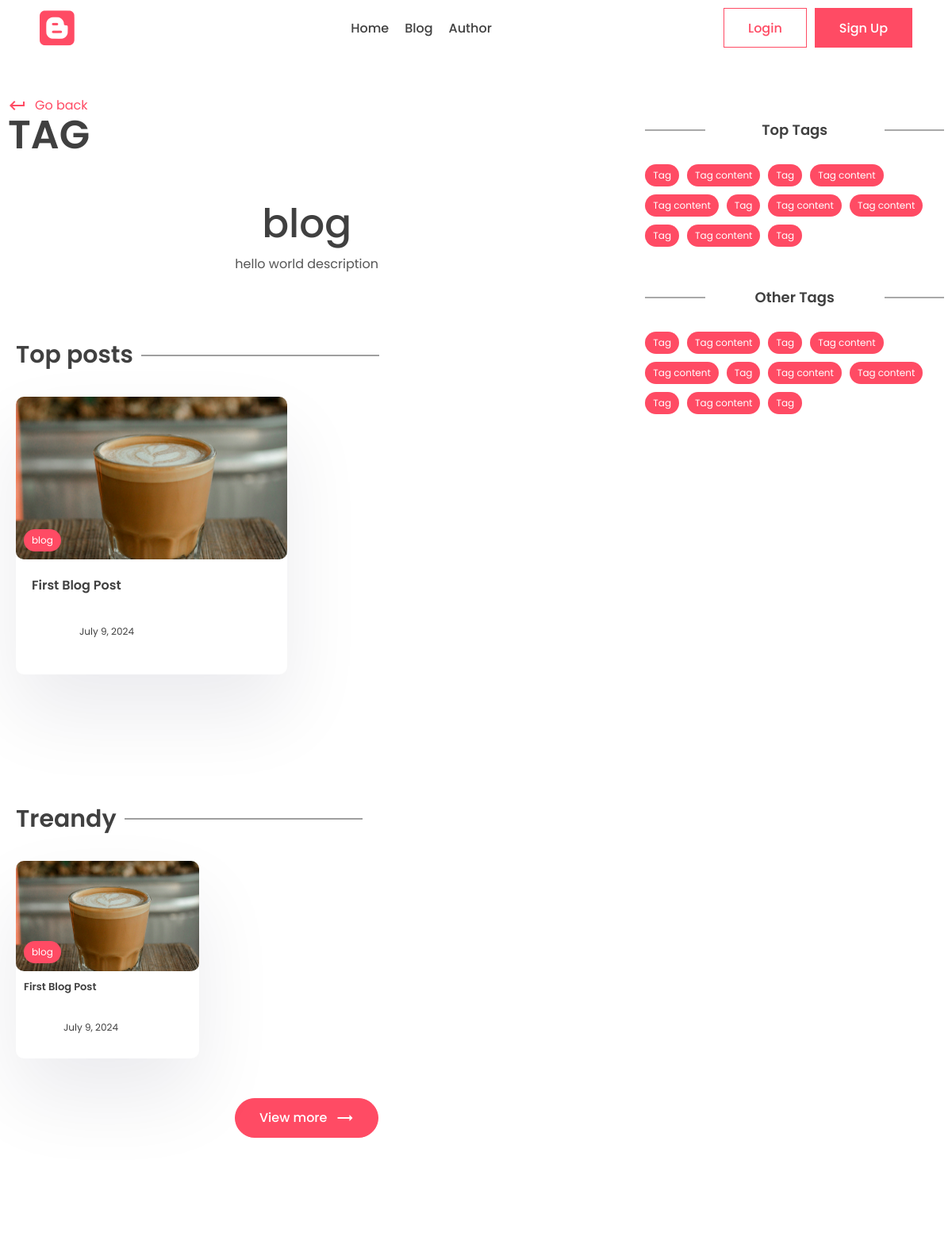
Page /tags/blog (upper part) on the earlier database version.
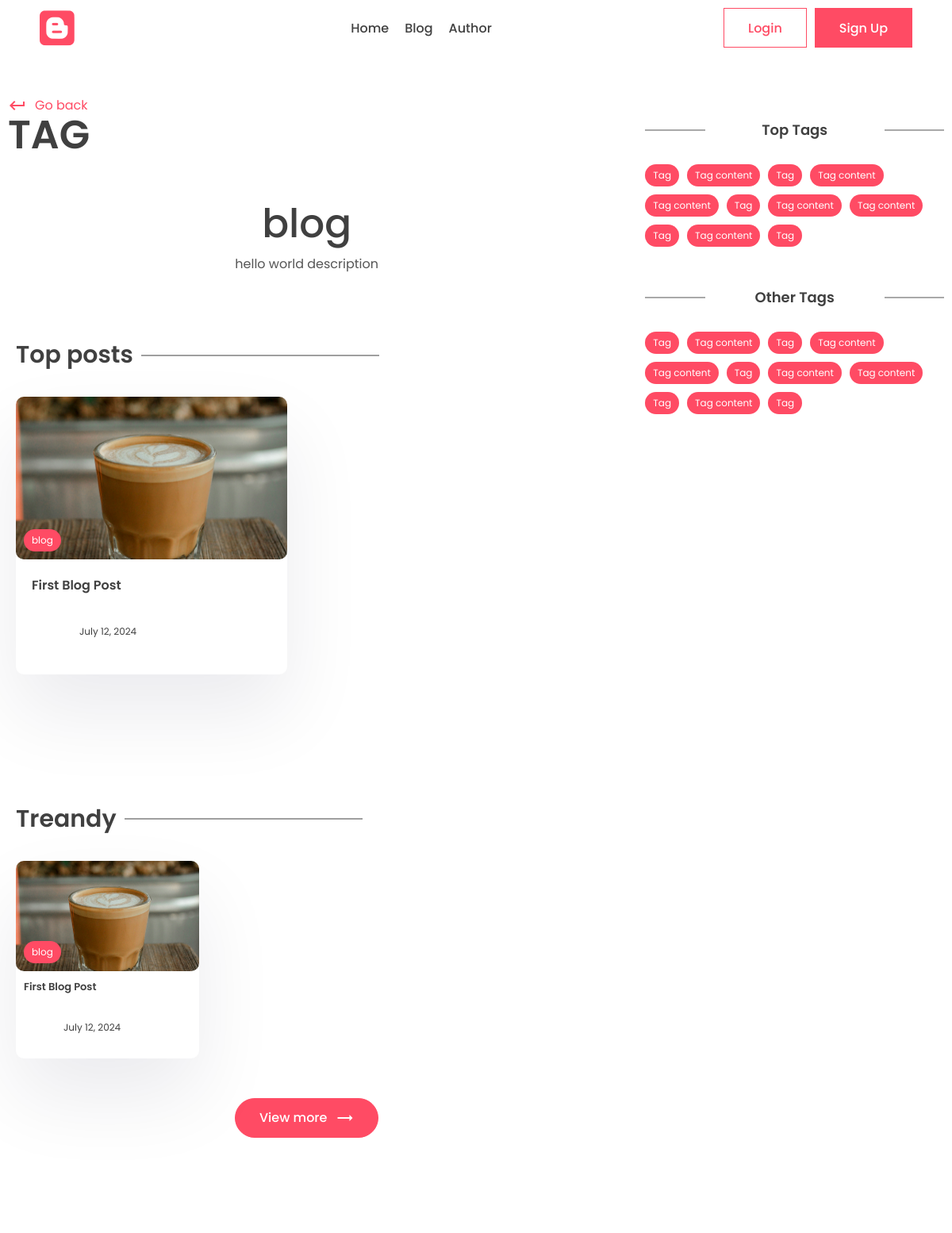
Same page on the later database version.
### app/models.py (models this page shows, shortened)
class Post(models.Model):
    title=models.CharField(max_length=200)
    content=models.TextField()
    last_update=models.DateTimeField(auto_now=True)
    slug=models.SlugField(max_length=200,unique=True)
    image=models.ImageField(null=True,blank=True, upload_to="images/")
    tags=models.ManyToManyField(Tag,blank=True,related_name='post')
    view_count=models.IntegerField(null=True,blank=True)
    is_featured=models.BooleanField(default=False)
    author=models.ForeignKey(User,on_delete=models.CASCADE,null=True,blank=True)

class Tag(models.Model):
    name=models.CharField(max_length=100)
    description=models.CharField(max_length=200)
    slug=models.SlugField(max_length=100,unique=True)

### app/views.py (the view)
# urls.py: path('tags/<slug:slug>',views.tag_page,name='tag_page'),
def tag_page(request,slug):
    tag=Tag.objects.get(slug=slug)
    top_posts=Post.objects.filter(tags__in=[tag.id]).order_by('-view_count')[0:2]
    recent_posts=Post.objects.filter(tags__in=[tag.id]).order_by('-last_update')[0:2]
    context={'tag':tag,'top_posts':top_posts,'recent_posts':recent_posts}
    return render(request,'app/tag.html',context)

### app/templates/app/tag.html (shortened to what this page needs)
{% extends 'base.html' %}
{% block content %}
  <div class="container">
    <div class="layout">
      <div class="left">
        <div class="page-top">
          <div class="top flex">
            <div class="page-name">
              <a href="#" class="learn"><span class="material-icons">keyboard_return</span> Go back</a>
              <h1>Tag</h1>
            </div>
          </div>
        </div>
        <center>
          <div class="typo">
            <h1 class="title">{{tag.name}}</h1>
            <p>{{tag.description}}</p>
          </div>
        </center>
        <section class="sp">
          <div class="container">
            <h1 class="sec-title">Top posts</h1>
            <div class="grid-2 blog">
              {% for post in top_posts %}
              <a href="{% url "post_page" post.slug %}">
                <div class="card">
                  <div class="post-img">
                    <img src="{{post.image.url}}" alt="" />
                    <div class="tag">{{post.tags.all.0.name}}</div>
                  </div>
                  <div class="card-content">
                    <h3>{{post.title}}</h3>
                    <div class="author">
                      <div class="profile-pic">
                      </div>
                      <div class="details">
                        <small>{{post.last_update|date}}</small>
                      </div>
                    </div>
                  </div>
                </div>
              </a>
              {% endfor %}
            </div>
          </div>
        </section>
        <section class="sp">
          <div class="container">
            <h1 class="sec-title">Treandy</h1>
            <div class="grid-3 blog-grid">
              {% for post in recent_posts %}
              <a href="{% url "post_page" post.slug %}">
                <div class="card">
                  <div class="post-img">
                    <img src="{{post.image.url}}" alt="" />
                    <div class="tag">{{post.tags.all.0.name}}</div>
                  </div>
                  <div class="card-content">
                    <h3>{{post.title}}</h3>
                    <div class="author">
                      <div class="profile-pic">
                      </div>
                      <div class="details">
                        <small>{{post.last_update|date}}</small>
                      </div>
                    </div>
                  </div>
                </div>
              </a>
              {% endfor %}
            </div>
            <center>
              <button class="btn btn-primary rounded view">
                View more
                <span class="material-icons">trending_flat</span>
              </button>
            </center>
          </div>
        </section>
        <section class="sp">
        </section>
      </div>
      <div class="right">
        <div class="block">
          <h2 class="title2">Top Tags</h2>
          <div class="blog-tags">
            <div class="tag">Tag</div>
            <div class="tag">Tag content</div>
            <div class="tag">Tag</div>
            <div class="tag">Tag content</div>
            <div class="tag">Tag content</div>
            <div class="tag">Tag</div>
            <div class="tag">Tag content</div>
            <div class="tag">Tag content</div>
            <div class="tag">Tag</div>
            <div class="tag">Tag content</div>
            <div class="tag">Tag</div>
          </div>
        </div>
        <div class="block">
          <h2 class="title2">Other Tags</h2>
          <div class="blog-tags">
            <div class="tag">Tag</div>
            <div class="tag">Tag content</div>
            <div class="tag">Tag</div>
            <div class="tag">Tag content</div>
            <div class="tag">Tag content</div>
            <div class="tag">Tag</div>
            <div class="tag">Tag content</div>
            <div class="tag">Tag content</div>
            <div class="tag">Tag</div>
            <div class="tag">Tag content</div>
            <div class="tag">Tag</div>
          </div>
        </div>
      </div>
    </div>
  </div>
{% endblock %}

Differences in the rows shown:
changed Post "First Blog Post": last_update "July 9, 2024" → "July 12, 2024"
